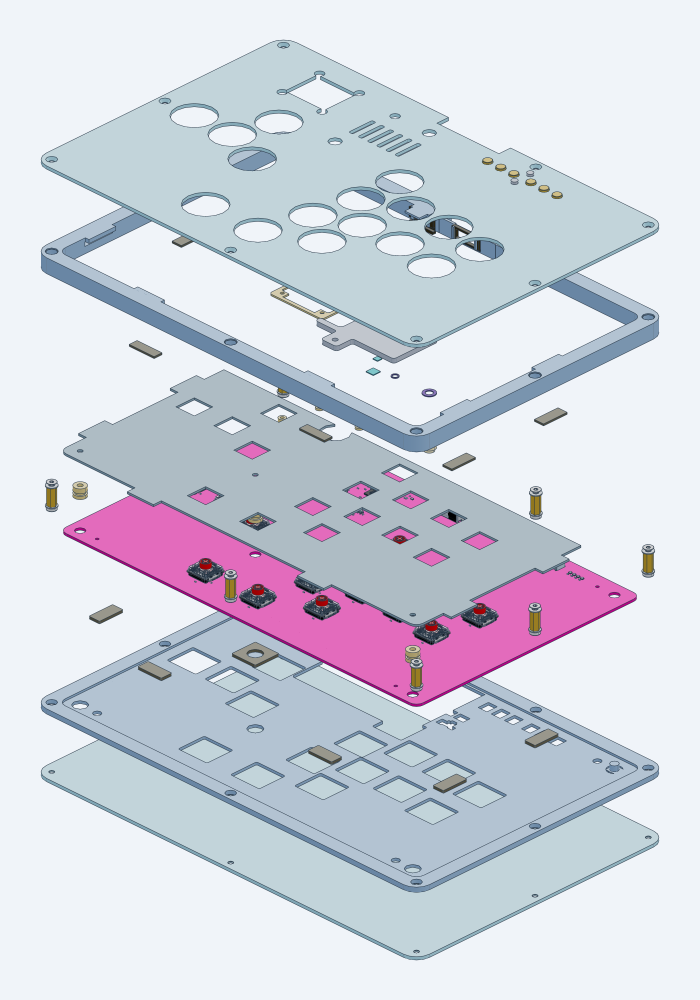
#> input picture mechanical/sandwich_17mm_2026-10-08/review/exploded.png, 1400 x 2000 px (shown at 1/2 size)
$ python make_assembly_graphics.py
#> lines starting #> are read from the running program, lines starting #| are printed output that depends on the picture
"""README illustrations: annotate reviewed CAD render; draw functional mount sections.

Run after rendering STEP/exploded.step to review/exploded.png at 1400 x 2000.
Callout anchors are reviewed image coordinates, not manufacturing dimensions.
"""
from pathlib import Path
import textwrap
from PIL import Image,ImageDraw,ImageFont
HERE=Path(__file__).resolve().parent
OUT=HERE/'review'
INK='#233746';BLUE='#176D91';TEAL='#348979';GOLD='#D9BE75';GREY='#8C8A80'
def font(size,bold=False):
    return ImageFont.truetype('C:/Windows/Fonts/arialbd.ttf' if bold else 'C:/Windows/Fonts/arial.ttf',size)
def text(d,xy,s,size=30,bold=False,fill=INK):d.text(xy,s,font=font(size,bold),fill=fill)
def lines(d,xy,s,width=46,size=30):
    x,y=xy
    for row in textwrap.wrap(s,width=width):text(d,(x,y),row,size);y+=size+9
    return y
def box(d,xy,fill):d.rectangle(xy,fill=fill,outline=INK,width=3)
def arrow(d,a,b,color=BLUE):
    d.line([a,b],fill=color,width=5)
    x,y=b;d.polygon([(x,y),(x-11,y-18),(x+11,y-18)],fill=color)

def exploded_guide():
    raw=Image.open(OUT/'exploded.png').convert('RGB')
    assert raw.size==(1400,2000),'Render exploded.step at 1400 x 2000 before annotating'
    im=Image.new('RGB',(2400,2150),raw.getpixel((0,0)));d=ImageDraw.Draw(im)
#> after `im = Image.new('RGB', (2400, 2150), raw.getpixel((0, 0)))`:
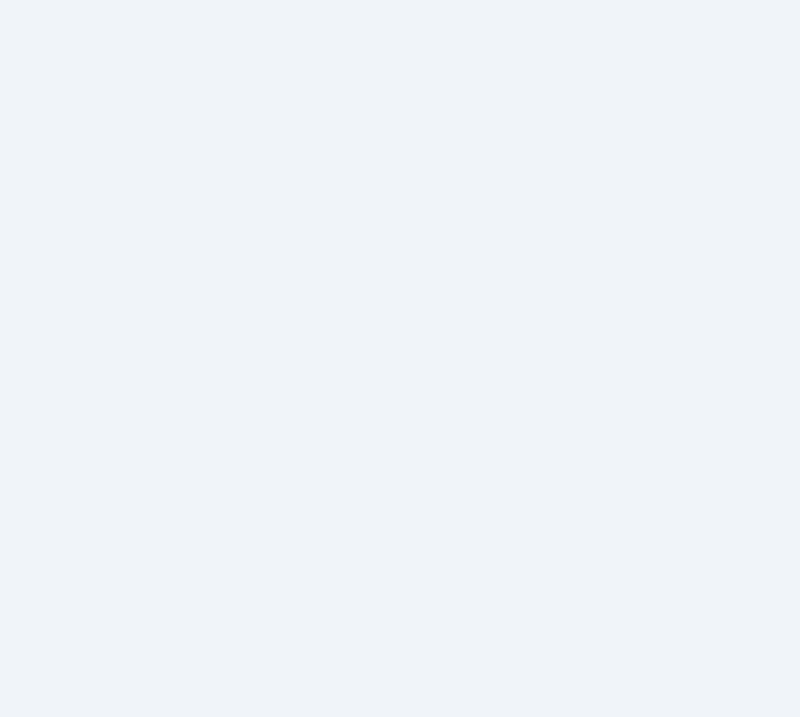
#> im: PIL image 2400x2150 RGB (shown at 1/3 size); mean R, G, B 240, 244, 249
    text(d,(80,60),'PHBox | Assembly map',64,True)
    text(d,(82,143),'Current 17 mm sandwich case - keycaps excluded',34)
    art=raw.resize((1200,1714));im.paste(art,(65,250))
#> after `im.paste(art, (65, 250))`:
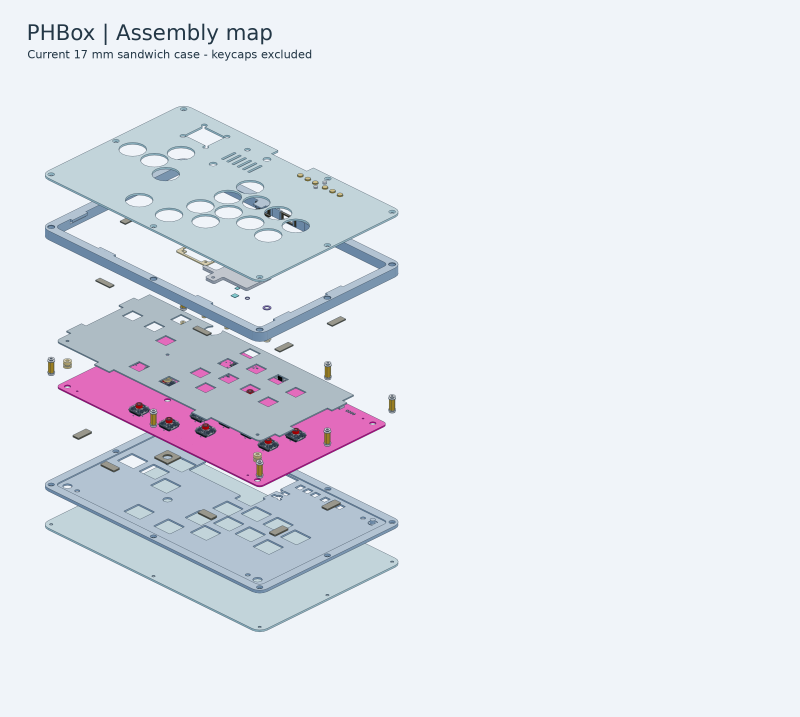
#> im: PIL image 2400x2150 RGB (shown at 1/3 size); mean R, G, B 227.2, 230.8, 238.3
    # Anchor fractions relative to the raw reviewed exploded render.
    anchors=[(.72,.25),(.61,.435),(.762,.416),(.50,.34),(.72,.581),(.755,.651),(.46,.754),(.62,.873),(.534,.944)]
    entries=[
      ('A','Top acrylic + option caps','2 mm acrylic. Captured caps and the M2 retainer are installed from below; check free return.'),
      ('B','Upper spacer + TPU collars','Printed perimeter and port surrounds. USB-A roof is acrylic; USB-C roof is printed.'),
      ('C','Upper foam capture pads','Six pads hold switch-plate tabs softly beneath the upper spacer. Tune preload by foam grade.'),
      ('D','Heatsink + OLED frame','Heatsink: insulating mounts at H5/H7/H12, separate MCU/flash pads. OLED: four corner posts and frame.'),
      ('E','Choc V2 retention plate','1.30 mm plate on three insulating mounts at H1/H2/H3. Fit switches and verify their latches.'),
      ('F','PCB and attached parts','This moving assembly floats on foam. H4/H6 are loose locating guides, not rigid case clamps.'),
      ('G','Lower support foam','Seven relieved pads from 2 mm stock. Keep foam off components, sockets and solder tails.'),
      ('H','Lower spacer / carrier','Supports the foam pads and closes the lower perimeter. Columns remain outside the PCB.'),
      ('I','Bottom acrylic','2 mm panel. Eight M3 columns join both covers: 12 mm spacer + 0.50 mm washer at each end.'),
    ]
    for i,((letter,title,body),(ax,ay)) in enumerate(zip(entries,anchors)):
        x=65+int(ax*1200);y=250+int(ay*1714)
        if letter in ('C','G','H'):
            tx,ty=x,y
            dx,dy={'C':(-40,35),'G':(-65,25),'H':(-60,20)}[letter]
            x+=dx;y+=dy
            d.line([(x,y),(tx,ty)],fill=BLUE,width=4)
            d.ellipse((tx-5,ty-5,tx+5,ty+5),fill=BLUE)
        d.ellipse((x-28,y-28,x+28,y+28),fill=BLUE,outline='white',width=4)
        d.text((x,y),letter,font=font(30,True),fill='white',anchor='mm')
        yy=235+i*190
        d.ellipse((1390,yy,1452,yy+62),fill=BLUE)
        d.text((1421,yy+31),letter,font=font(30,True),fill='white',anchor='mm')
        text(d,(1480,yy+2),title,35,True)
        lines(d,(1480,yy+55),body,width=49,size=29)
    d.line((80,1990,2320,1990),fill='#A6B8C4',width=3)
    text(d,(85,2020),'Build lower case -> fit PCB assembly -> prepare top cover -> close gently -> test',32,True)
    text(d,(85,2075),'Exploded spacing is for identification only. Use the README for actual installed heights and screw specifications.',27)
    im.save(OUT/'assembly-exploded-guide.png')
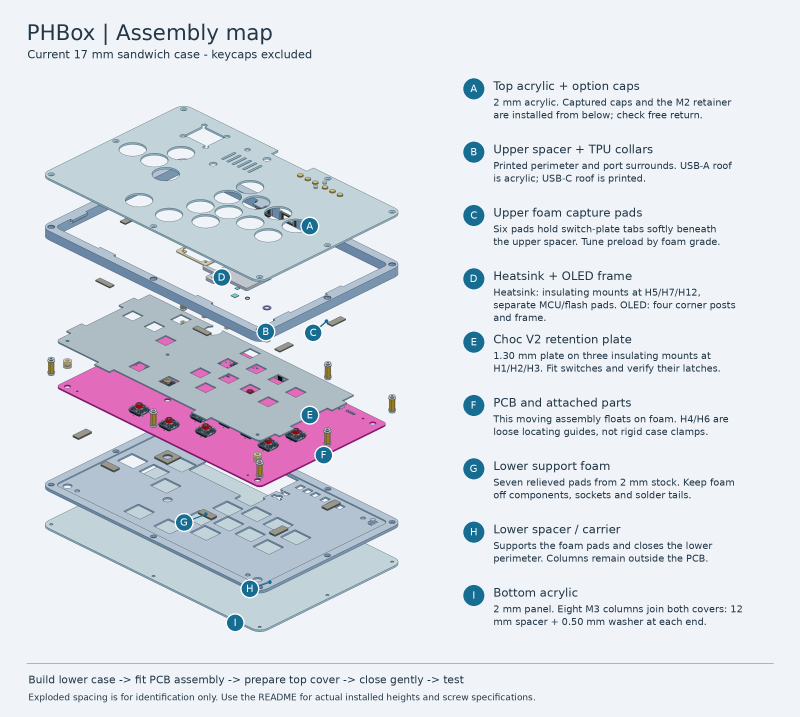
#> saved as assembly-exploded-guide.png: PIL image 2400x2150 RGB (shown at 1/3 size); mean R, G, B 221.1, 225.8, 233.7

def mount_sections():
    im=Image.new('RGB',(2400,1220),'#F3F7FB');d=ImageDraw.Draw(im)
#> after `im = Image.new('RGB', (2400, 1220), '#F3F7FB')`:
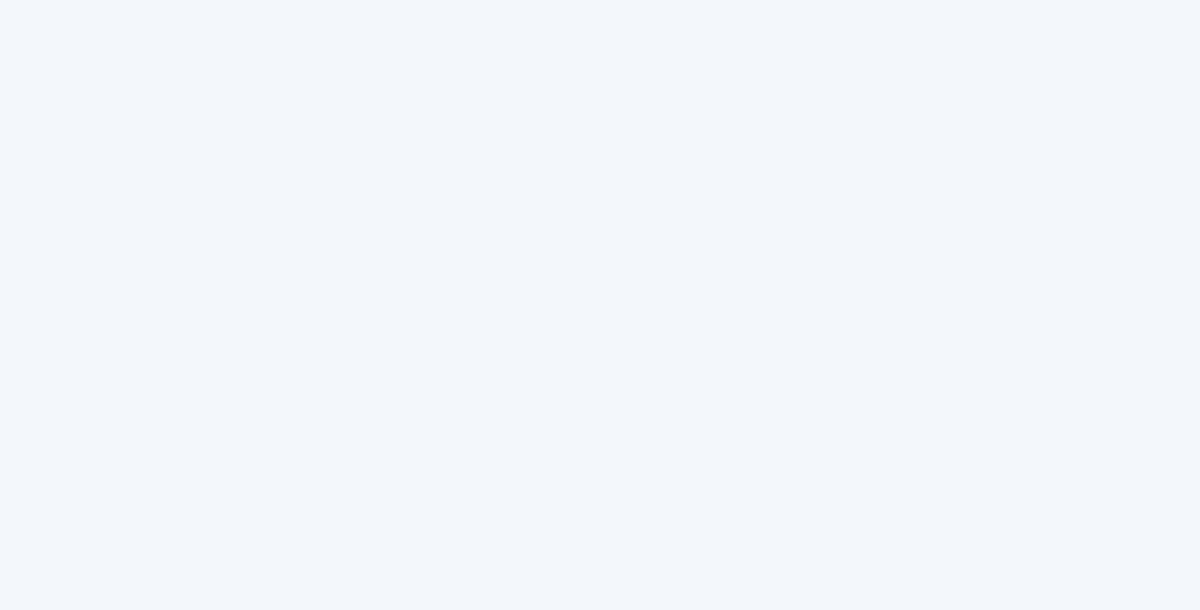
#> im: PIL image 2400x1220 RGB (shown at 1/2 size); mean R, G, B 243, 247, 251
    text(d,(70,45),'Mounting details | Read with the exploded assembly map',52,True)
    text(d,(72,118),'Functional sections - not to scale; hardware and thermal-pad fit require a physical trial.',29)
    for x in (60,850,1640):d.rounded_rectangle((x,190,x+740,1130),radius=18,fill='white',outline='#B9CBD8',width=3)
    text(d,(85,217),'1  Fixed case column',37,True)
    box(d,(150,380,700,420),'#B4D8E4');box(d,(150,775,700,815),'#B4D8E4')
    box(d,(210,420,305,775),'#A2B7CF')
    box(d,(360,448,455,747),GOLD)
    box(d,(340,420,475,448),'#C4C9CC');box(d,(340,747,475,775),'#C4C9CC')
    d.line((408,390,408,488),fill=INK,width=9);d.line((408,710,408,805),fill=INK,width=9)
    d.polygon([(387,380),(429,380),(408,405)],fill='#C4C9CC',outline=INK)
    d.polygon([(387,815),(429,815),(408,790)],fill='#C4C9CC',outline=INK)
    text(d,(495,433),'End washer',26);text(d,(495,545),'12 mm M3',28,True);text(d,(495,582),'column',28)
    text(d,(175,320),'Top acrylic - M3 screw',28);text(d,(175,856),'Bottom acrylic - M3 screw',28)
    lines(d,(95,938),'Eight columns clamp covers and spacer walls. They do not pass through the PCB.',width=38,size=29)

    text(d,(875,217),'2  Insulated heatsink mount',37,True)
    box(d,(945,398,1515,448),'#9AABB5');box(d,(952,448,1078,502),'#9AABB5')
    box(d,(952,502,1078,522),'#7562A0');box(d,(960,522,1070,565),INK)
    box(d,(918,565,1540,594),TEAL)
    box(d,(1300,500,1430,565),'#D7C395');box(d,(1282,478,1448,500),'#7562A0')
    box(d,(1340,448,1390,478),'#D7C395')
    box(d,(1300,594,1430,613),'#7562A0');box(d,(1300,613,1430,678),'#D7C395')
    d.line((1365,370,1365,658),fill=INK,width=8)
    box(d,(1340,374,1390,398),INK)
    text(d,(955,340),'Aluminium',29,True);text(d,(1100,503),'Thermal pad',24)
    text(d,(965,692),'Chip',26);text(d,(1225,720),'Insulating stop',26)
    text(d,(985,797),'Polymer screw + rear retainer',27)
    lines(d,(885,938),'The hard stop sets height. Support washers insulate the plate; pads contact U1 and U3 separately.',width=38,size=29)

    text(d,(1665,217),'3  Captured option cap',37,True)
    box(d,(1730,447,1940,495),'#B4D8E4');box(d,(2010,447,2240,495),'#B4D8E4')
    box(d,(1947,383,2003,590),GOLD);box(d,(1905,505,2045,525),GOLD)
    box(d,(1800,555,1940,590),'#A2B7CF');box(d,(2010,555,2185,590),'#A2B7CF')
    box(d,(1966,590,1985,645),GOLD)
    box(d,(1908,670,2040,714),INK);box(d,(1730,714,2240,744),TEAL)
    box(d,(1960,645,1988,670),'#C4C9CC')
    d.arc((1937,672,2011,698),180,360,fill='#C4C9CC',width=4)
    arrow(d,(2200,356),(2200,426))
    text(d,(1740,319),'Press; switch dome returns cap',27)
    text(d,(1745,794),'Flange captured beneath acrylic',27)
    text(d,(1745,839),'Retainer guides; cap slides freely',27)
    lines(d,(1675,938),'No added coil spring. Check release and return across PCB movement; avoid constant switch preload.',width=38,size=29)
    im.save(OUT/'assembly-mounting-details.png')
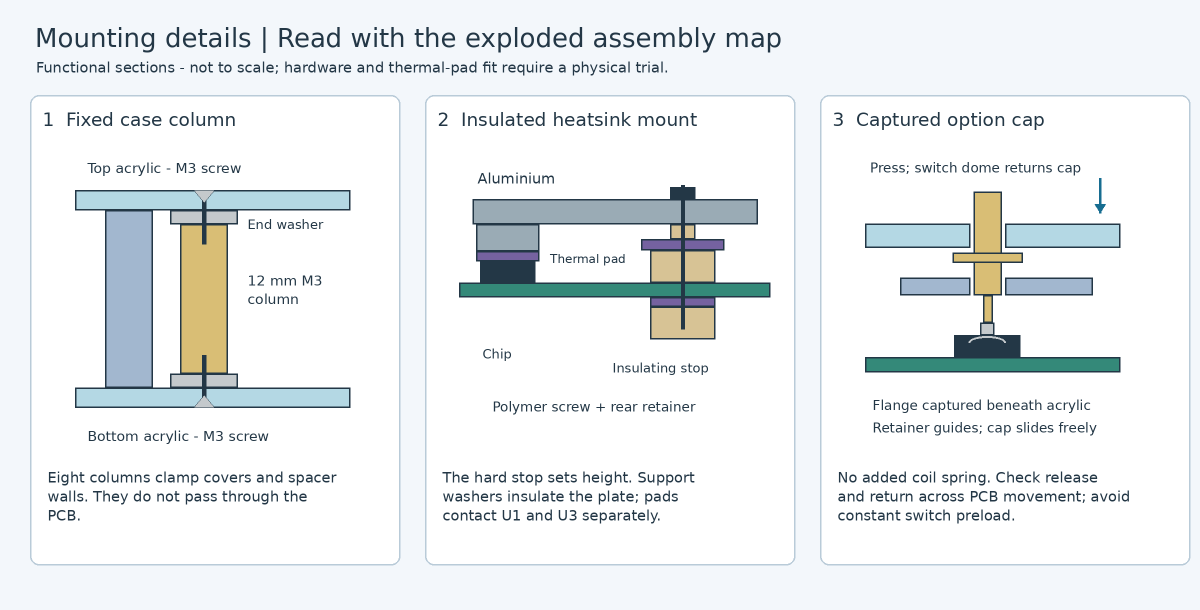
#> saved as assembly-mounting-details.png: PIL image 2400x1220 RGB (shown at 1/2 size); mean R, G, B 234.5, 238.2, 239.6

if __name__=='__main__':exploded_guide();mount_sections()
